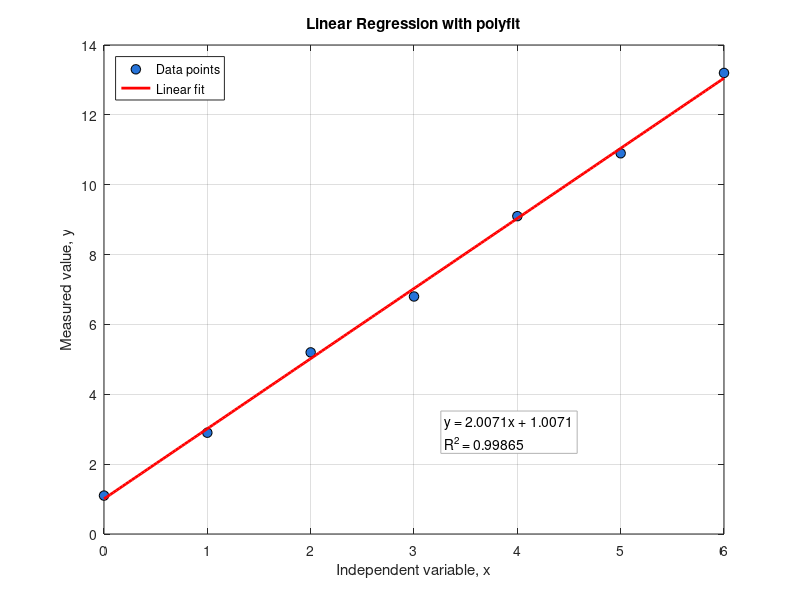

The MATLAB source for this figure:
%% Proof of Skills - Linear Regression in MATLAB
% Fits a straight line to measured-looking sample data using polyfit.

clear;
close all;
clc;

x = (0:6)';
y = [1.1; 2.9; 5.2; 6.8; 9.1; 10.9; 13.2];

coefficients = polyfit(x, y, 1);
x_fit = linspace(min(x), max(x), 200)';
y_fit = polyval(coefficients, x_fit);
y_predicted = polyval(coefficients, x);

SS_residual = sum((y - y_predicted).^2);
SS_total = sum((y - mean(y)).^2);
R_squared = 1 - SS_residual/SS_total;

figure('Color', 'w');
plot(x, y, 'ko', 'MarkerFaceColor', [0.15 0.45 0.85], ...
    'MarkerSize', 7);
hold on;
plot(x_fit, y_fit, 'r-', 'LineWidth', 2);
grid on;
xlabel('Independent variable, x');
ylabel('Measured value, y');
title('Linear Regression with polyfit');
legend('Data points', 'Linear fit', 'Location', 'northwest');

equation_text = sprintf('y = %.4fx + %.4f\nR^2 = %.5f', ...
    coefficients(1), coefficients(2), R_squared);
text(0.55*max(x), min(y) + 0.15*(max(y)-min(y)), equation_text, ...
    'BackgroundColor', 'w', 'EdgeColor', [0.7 0.7 0.7]);

fprintf('Best-fit equation: y = %.6f*x + %.6f\n', ...
    coefficients(1), coefficients(2));
fprintf('R-squared: %.9f\n', R_squared);
